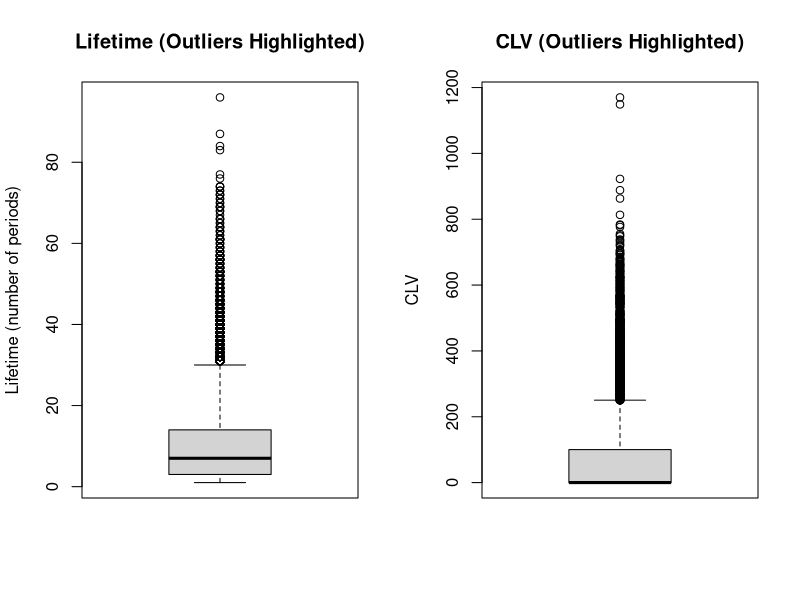
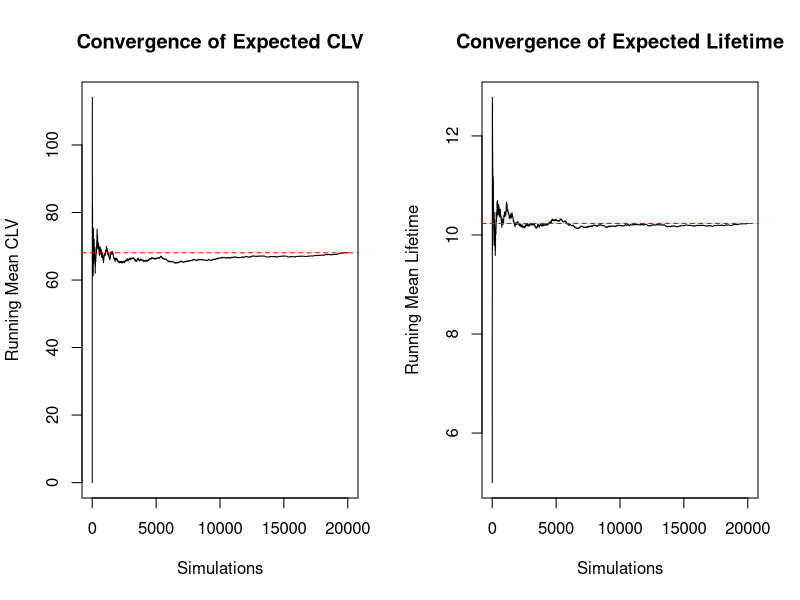
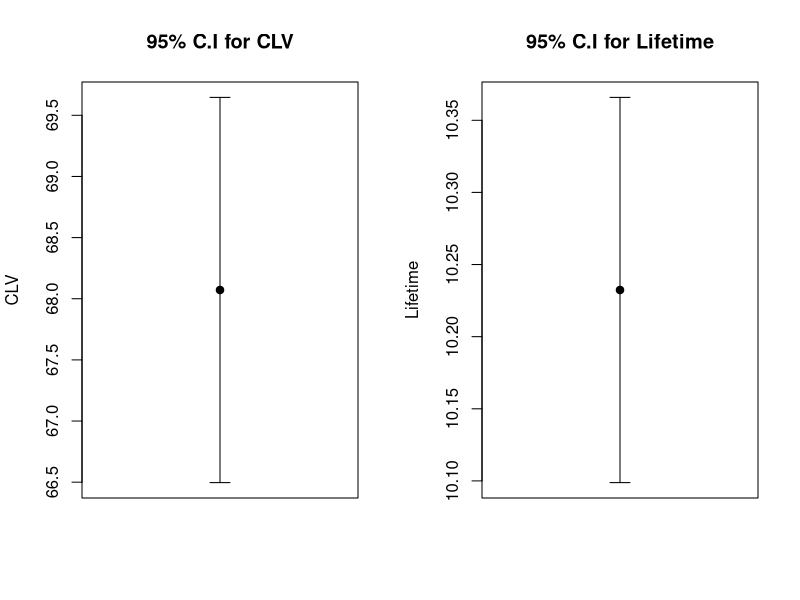
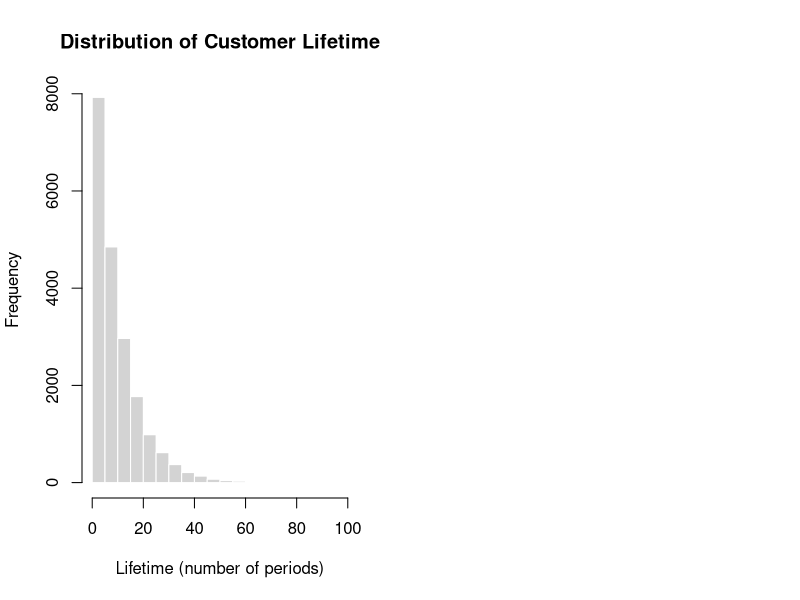

The R source for these figures, in order:
## ---- chunk 1
knitr::opts_chunk$set(
  echo = TRUE,     # show all R code (required by professor)
  warning = FALSE,
  message = FALSE
)

# Reproducibility

set.seed(123)
## ---- chunk 2
# Define customer states
states <- c("V", "L", "C", "I", "X")

# Transition matrix
P <- matrix(c(
  0.55, 0.20, 0.05, 0.10, 0.10,
  0.10, 0.50, 0.25, 0.10, 0.05,
  0.05, 0.10, 0.60, 0.20, 0.05,
  0.15, 0.10, 0.05, 0.50, 0.20,
  0.00, 0.00, 0.00, 0.00, 1.00
), nrow = 5, byrow = TRUE)

rownames(P) <- states
colnames(P) <- states

# Check validity
stopifnot(all(abs(rowSums(P) - 1) < 1e-12))
## ---- chunk 3
lambda <- 1.2   # purchase intensity
mu <- 3.2       # mean log-amount
sigma <- 0.6    # log-amount volatility
r <- 0.01       # discount rate
Tmax <- 200     # safety horizon
## ---- chunk 4
#Sample next state
next_state <- function(current_state) {
sample(states, size = 1, prob = P[current_state, ])
}
#Simulate one customer
simulate_customer <- function() {

state <- "V"
lifetime <- 0
clv <- 0

repeat {
state <- next_state(state)
lifetime <- lifetime + 1

# Generate purchases only in Customer state
if (state == "C") {
  N_t <- rpois(1, lambda)
  if (N_t > 0) {
    amounts <- rlnorm(N_t, mu, sigma)
    clv <- clv + sum(amounts) / ((1 + r)^lifetime)
  }
}

if (state == "X" || lifetime >= Tmax) break

}

c(CLV = clv, Lifetime = lifetime)
}
## ---- chunk 5
N <- 20000
results <- replicate(N, simulate_customer())
results <- as.data.frame(t(results))

head(results)
## ---- chunk 6
mean_clv <- mean(results$CLV)
sd_clv <- sd(results$CLV)
mcse_clv <- sd_clv / sqrt(N)

mean_life <- mean(results$Lifetime)
sd_life <- sd(results$Lifetime)
mcse_life <- sd_life / sqrt(N)

data.frame(
Quantity = c("CLV", "Lifetime"),
Mean = c(mean_clv, mean_life),
SD = c(sd_clv, sd_life),
MCSE = c(mcse_clv, mcse_life)
)
## ---- chunk 7
# ---------------------------------
# Boxplots highlighting outliers
# ---------------------------------

par(mfrow = c(1, 2))

# Boxplot for customer lifetime
boxplot(results$Lifetime,
        main = "Lifetime (Outliers Highlighted)",
        ylab = "Lifetime (number of periods)",
        col = "lightgray",
        outline = TRUE)

# Boxplot for CLV
boxplot(results$CLV,
        main = "CLV (Outliers Highlighted)",
        ylab = "CLV",
        col = "lightgray",
        outline = TRUE)
## ---- chunk 8
#Running Means
run_mean_clv <- cumsum(results$CLV) / seq_len(N)
run_mean_life <- cumsum(results$Lifetime) / seq_len(N)
# Final Monte Carlo estimates (reference values)
final_mean_clv <- mean(results$CLV)
final_mean_life <- mean(results$Lifetime)
# Plot running means with stabilization lines
par(mfrow = c(1,2))

# ---- CLV convergence ----
plot(run_mean_clv, type = "l",
main = "Convergence of Expected CLV",
xlab = "Simulations", ylab = "Running Mean CLV")

# Horizontal line at final CLV estimate
abline(h = final_mean_clv, col = "red", lty = 2)

# ---- Lifetime convergence ----
plot(run_mean_life, type = "l",
main = "Convergence of Expected Lifetime",
xlab = "Simulations", ylab = "Running Mean Lifetime")

# Horizontal line at final lifetime estimate
abline(h = final_mean_life, col = "red", lty = 2)
## ---- chunk 9
# ---------------------------------
# Confidence intervals for estimates
# ---------------------------------

# 95% confidence intervals
ci_clv <- mean_clv + c(-1, 1) * 1.96 * mcse_clv
ci_life <- mean_life + c(-1, 1) * 1.96 * mcse_life

par(mfrow = c(1, 2))

# ---- CLV CI plot ----
plot(1, mean_clv, ylim = ci_clv,
     pch = 19, xaxt = "n",
     ylab = "CLV", xlab = "",
     main = "95% C.I for CLV")
arrows(1, ci_clv[1], 1, ci_clv[2],
       angle = 90, code = 3, length = 0.1)

# ---- Lifetime CI plot ----
plot(1, mean_life, ylim = ci_life,
     pch = 19, xaxt = "n",
     ylab = "Lifetime", xlab = "",
     main = "95% C.I for Lifetime")
arrows(1, ci_life[1], 1, ci_life[2],
       angle = 90, code = 3, length = 0.1)
## ---- chunk 10
# ---------------------------------
# Distribution of customer lifetime
# ---------------------------------

hist(results$Lifetime,
     breaks = 30,
     col = "lightgray",
     border = "white",
     main = "Distribution of Customer Lifetime",
     xlab = "Lifetime (number of periods)")
